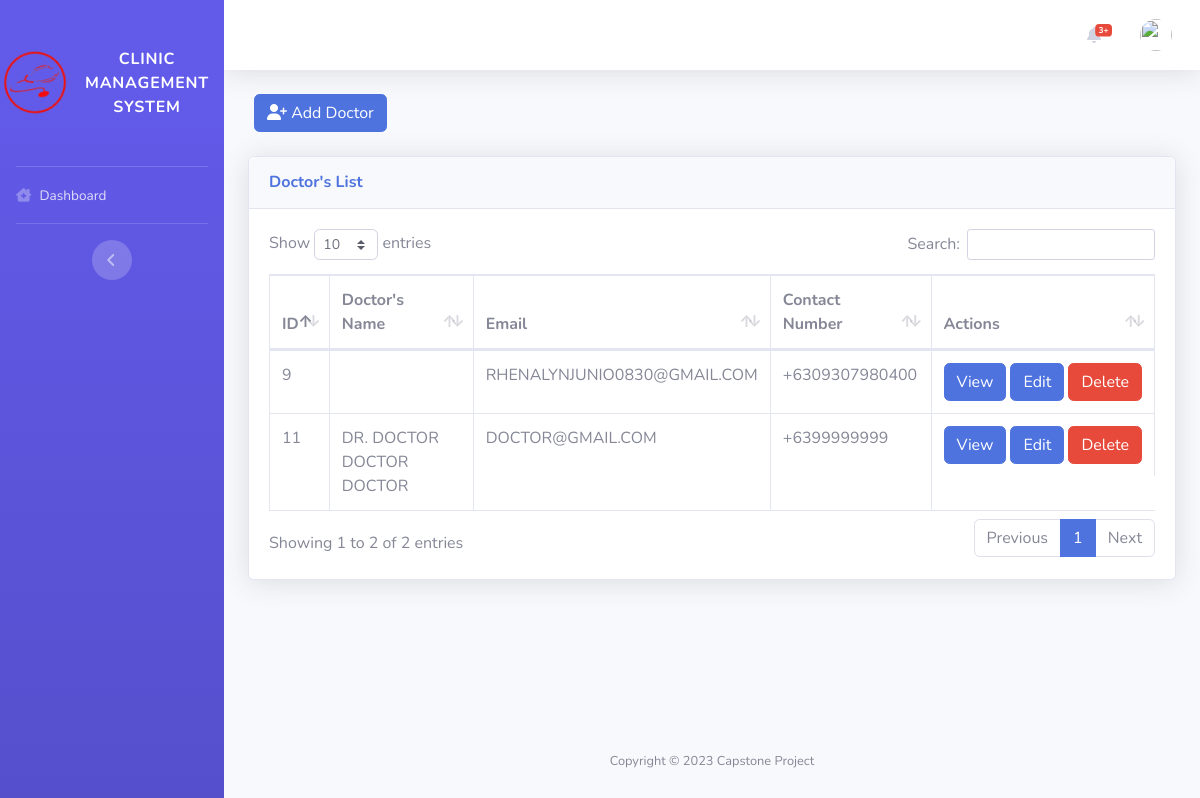
The app's page /pages/admin/list_doctor.php with its own data.
### tables this page shows
CREATE TABLE `doctor` (
  `id` int(11) NOT NULL AUTO_INCREMENT,
  `fname` varchar(255) NOT NULL,
  `cn` char(11) NOT NULL,
  `addrss` varchar(255) NOT NULL,
  `email` varchar(155) NOT NULL,
  `uname` varchar(255) NOT NULL,
  `password` varchar(155) NOT NULL,
  `mname` varchar(255) DEFAULT NULL,
  `lname` varchar(255) DEFAULT NULL,
  `province_id` varchar(50) DEFAULT NULL,
  `city_id` varchar(50) DEFAULT NULL,
  `barangay_id` varchar(50) DEFAULT NULL,
  `house_no` text DEFAULT NULL,
  `zip_code` varchar(45) DEFAULT NULL,
  `pic` varchar(255) DEFAULT 'default.png',
  PRIMARY KEY (`id`)
);

### config/functions.php (called while the page is built, shortened)
<?php
function query($sql)
{
  return mysqli_query($_SESSION['conn'], $sql);
}
function get_all($sql)
{
  $data = [];
  foreach (query($sql) as $res) {
    $data[] = $res;
  }
  return $data;
}
function get_fields($sql){
  $fields = [];
 foreach (mysqli_fetch_fields(query($sql)) as $res) {
    $fields[] = $res->name;
 }
  return $fields;
}
function field_replacer($value, $sql, $array){
  $replace = [];
  foreach (get_fields($sql) as $res) {
    $replace[':'.$res] = $array[$res];
  }
  return strtr($value, $replace);
}

### pages/layout/list.php (shortened to what this page needs)
<div class="card shadow mb-4">
  <div class="card-header py-3">
    <h6 class="m-0 font-weight-bold text-primary"><?= $list_title ?> List</h6>
  </div>
  <div class="card-body">
    <div class="table-responsive">
      <table class="table table-bordered" id="dataTable" width="100%" cellspacing="0">
        <thead>
          <tr>
            <?php foreach ($list_header as $res) { ?>
            <th><?= $res ?></th>
            <?php } ?>
            <?php if ($list_enable_actions) { ?><th>Actions</th><?php } ?>
          </tr>
        </thead>
        <tbody>
          <?php foreach (get_all($list_sql) as $row) { ?>
          <tr>
            <?php foreach ($list_column as $subres) { ?>
            <td style="text-transform:uppercase"><?= $row[$subres] ?></td>
            <?php } ?>
            <?php if ($list_enable_actions) { ?>
            <td class="d-flex">
              <?php if ($list_actions['view']) { ?><a
                href="<?= field_replacer($list_actions['view'], $list_sql, $row) ?>&id=<?= $row['id']; ?>"
                class="btn btn-primary" style="margin-right:.25rem">View</a><?php } ?>
              <?php if ($list_actions['edit']) { ?><a
                href="<?= field_replacer($list_actions['edit'], $list_sql, $row) ?>&id=<?= $row['id']; ?>"
                class="btn btn-primary" style="margin-right:.25rem">Edit</a><?php } ?>
              <?php if ($list_actions['delete']) { ?>
              <form method="post">
                <button type="submit" name="delete" value="<?= $row['id']; ?>" class="btn btn-danger">Delete</a>
              </form>
              <?php } ?>
            </td>
            <?php } ?>
          </tr>
          <?php } ?>
        </tbody>
      </table>
    </div>
  </div>
</div>

### records on screen
doctor: id "9", email "RHENALYNJUNIO0830@GMAIL.COM", subres "+6309307980400"
doctor: id "11", subres "DR. DOCTOR DOCTOR DOCTOR", email "DOCTOR@GMAIL.COM", subres "+6399999999"

### other values on screen
$list_title "Doctor's"
$res "ID"
$res "Doctor's Name"
$res "Email"
$res "Contact Number"
